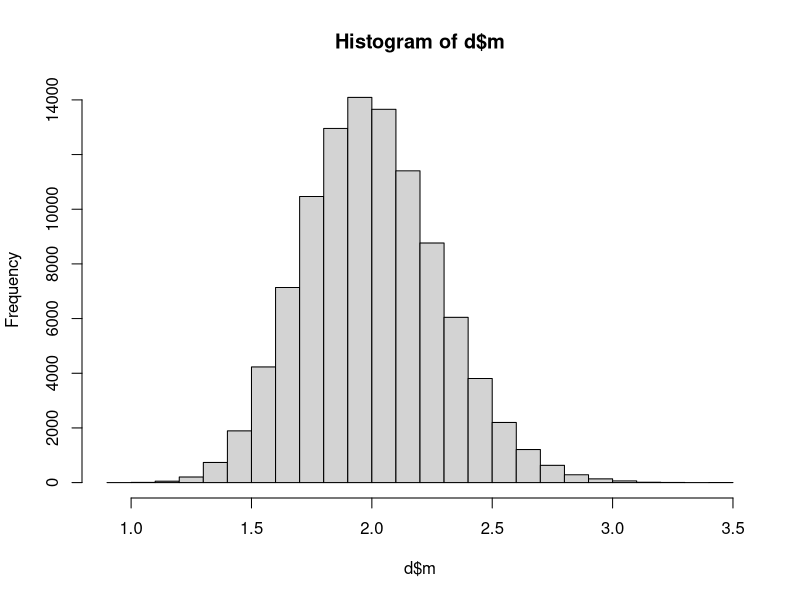
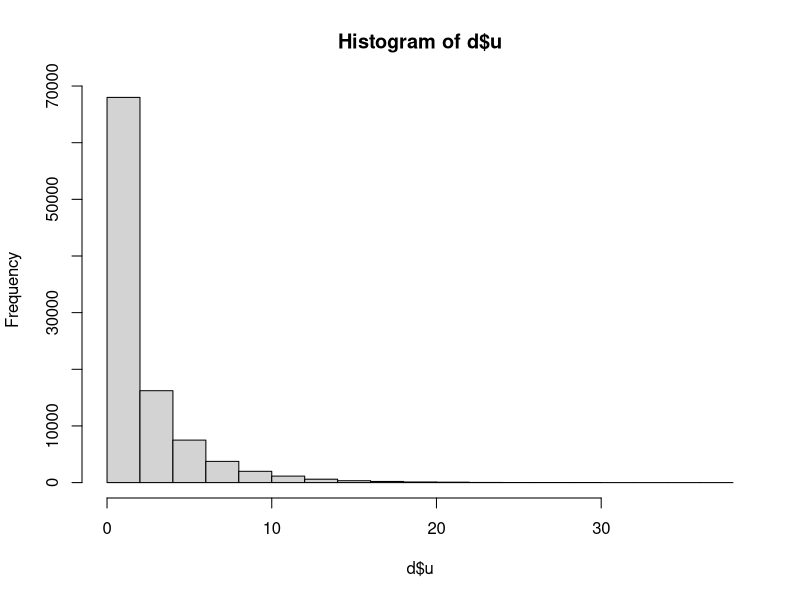
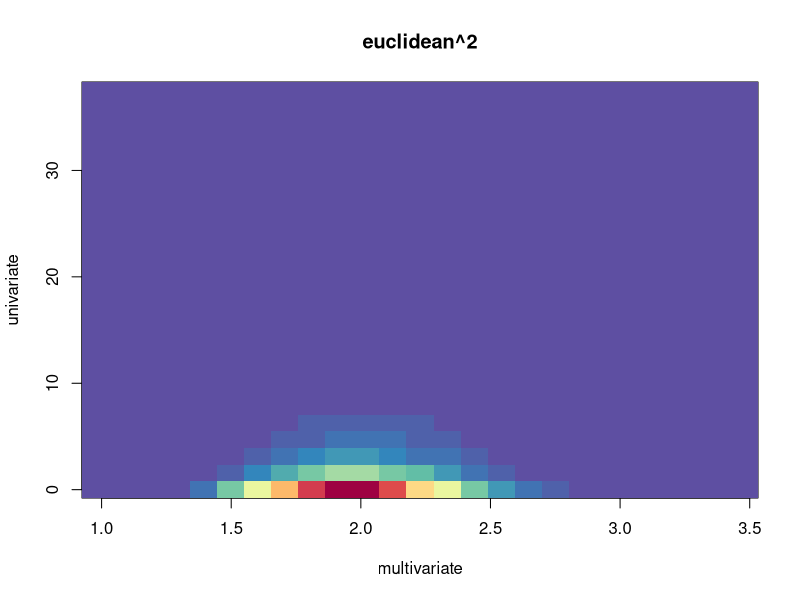
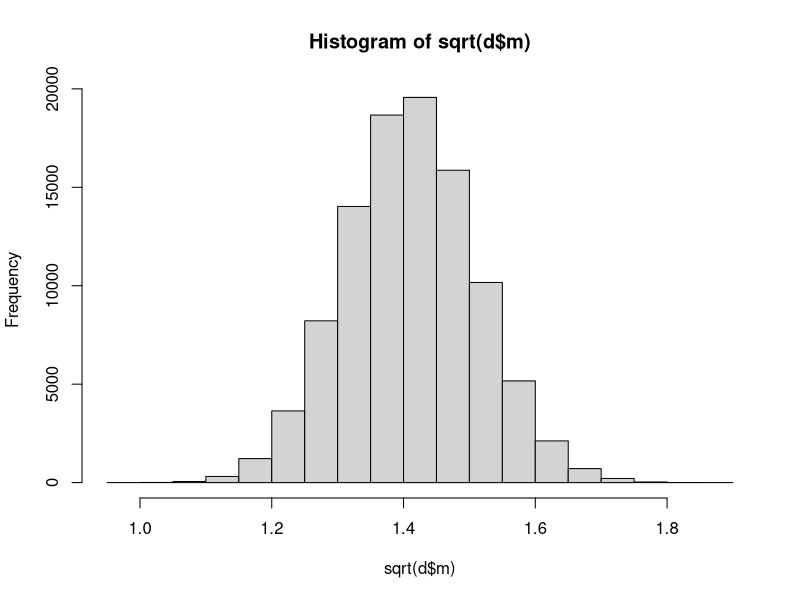
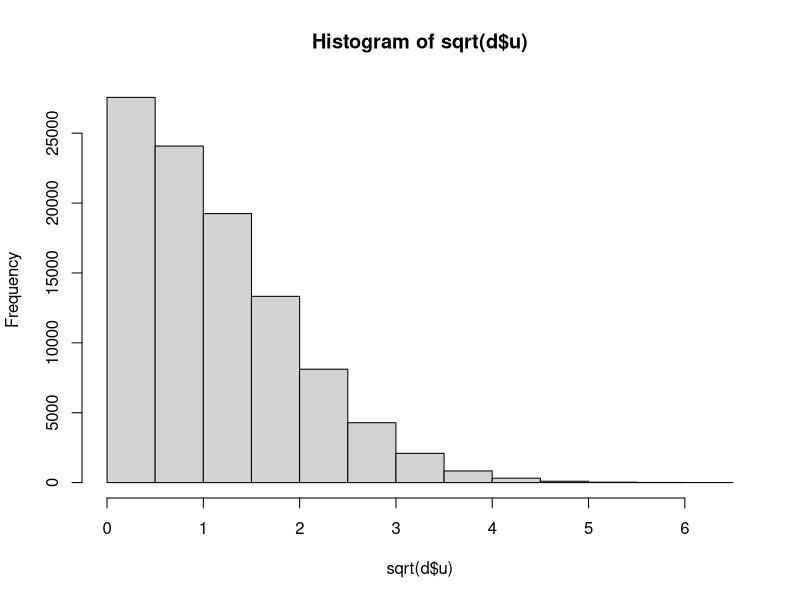
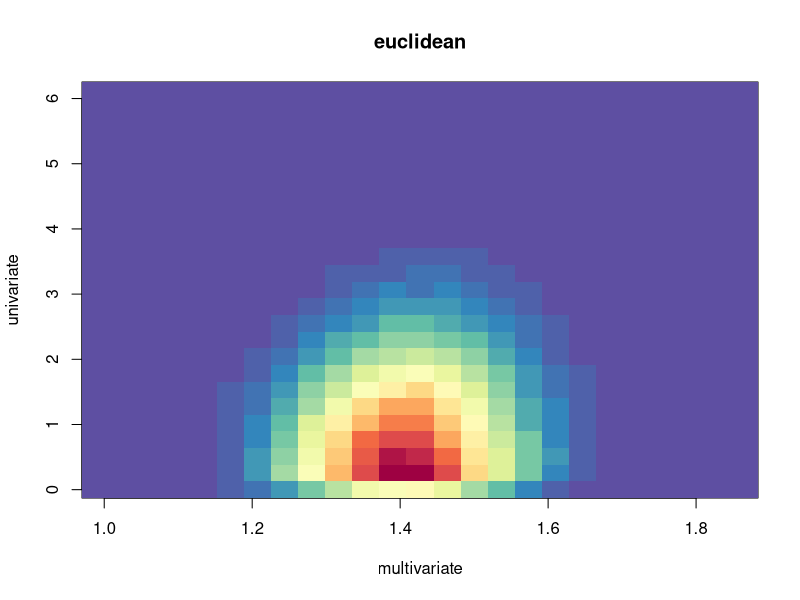
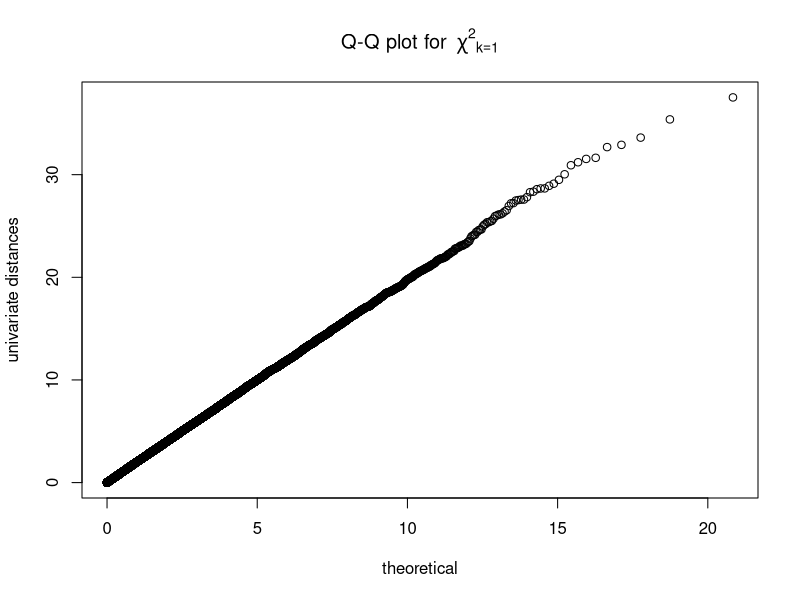
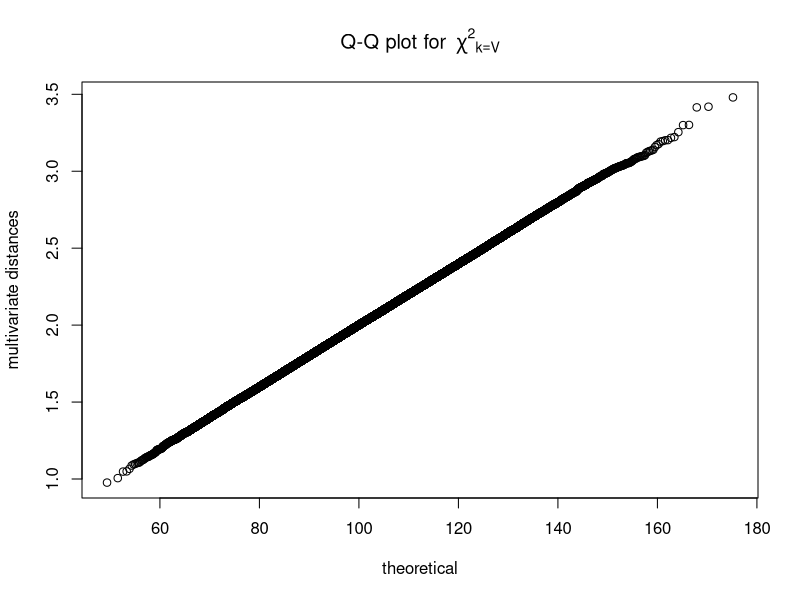

Here is the R script that generated these plots, in order: (Note: a time limit stopped this script after it produced the figures.)
## ---- chunk 1
knitr::opts_chunk$set(cache = TRUE)

library(knitr)
library(MASS)
library(RColorBrewer)

euclidean2 <- function(x, y) sum((x - y)^2)  ## squared euclidean distance; works on vectors


pdist2 <- function(A,B) {
  
  ## this function works on matrices A and B.
  ## A and B should be matrices with subjects as rows and vertices as columns.
  ## A and B should be from separate folds (i.e., "test" and "retest" or "run1" and "run2").
  
  ## this function computes the squared euclidean distances between each row of A and each row of B.
  ## the output is therefore a matrix of size nrow(A)*nrow(B), i.e., n_subjects * n_subjects.
  
  ## this is an efficient implementation of the pdist::pdist function.
  ## see links for more information:
  ## https://www.r-bloggers.com/2013/05/pairwise-distances-in-r/
  ## https://blog.smola.org/post/969195661/in-praise-of-the-second-binomial-formula
  
  
  an = apply(A, 1, function(rvec) crossprod(rvec,rvec))
  bn = apply(B, 1, function(rvec) crossprod(rvec,rvec))
  
  m = nrow(A)
  n = nrow(B)
  
  tmp = matrix(rep(an, n), nrow=m) 
  tmp = tmp +  matrix(rep(bn, m), nrow=m, byrow=TRUE)
  
  tmp - 2 * tcrossprod(A,B)  ## squared euclidean distance
  
}


idi <- function(x) {
  
  ## this function works on square distance matrices, and computes the "intersubject discrimination index".
  ## it subtracts the mean diagonal from the mean of the off diagonals.
  
  lower <- x[lower.tri(x)]
  upper <- x[upper.tri(x)]
  diagonal <- diag(x)
  
  mean(c(lower, upper)) - mean(diagonal)
  
}


n_sim <- 1E5  ## number replicates
V <- 100  ## number voxels
S <- 55  ## number subjects


rf <- colorRampPalette(rev(brewer.pal(11, 'Spectral')))  ## for palette
r <- rf(32)

## ---- chunk 2

d <- as.data.frame(matrix(NA, ncol = 2, nrow = n_sim))
names(d) <- c("m", "u")

for (ii in 1:n_sim) {

  x <- rnorm(V)
  y <- rnorm(V)
  
  d$m[ii] <- euclidean2(x, y) / V  ## multivariate distance
  d$u[ii] <- euclidean2(sum(x), sum(y)) / V  ## univariate distance
  
}

## ---- chunk 3

colMeans(d)
apply(d, 2, var)
t.test(d$m, d$u, paired = TRUE)$statistic

hist(d$m)
hist(d$u)


kernel_d2 <- kde2d(d$m, d$u)
image(kernel_d2, col = r, main = "euclidean^2", xlab = "multivariate", ylab = "univariate")

## ---- chunk 4

colMeans(sqrt(d))
t.test(sqrt(d$m), sqrt(d$u), paired = TRUE)$statistic

hist(sqrt(d$m))
hist(sqrt(d$u))
apply(sqrt(d), 2, var)

kernel_d <- kde2d(sqrt(d$m), sqrt(d$u))
image(kernel_d, col = r, main = "euclidean", xlab = "multivariate", ylab = "univariate")

## ---- chunk 5

qqplot(
  qchisq(ppoints(n_sim), df = 1), 
  d$u, 
  main = expression("Q-Q plot for" ~~ {chi^2}[k == 1]),
  xlab = "theoretical",
  ylab = "univariate distances"
  )

qqplot(
  qchisq(ppoints(n_sim), df = V), 
  d$m, 
  main = expression("Q-Q plot for" ~~ {chi^2}[k == V]),
  xlab = "theoretical",
  ylab = "multivariate distances"
  )


## ---- chunk 6

d_univ <- as.data.frame(matrix(NA, ncol = 2, nrow = n_sim))
names(d_univ) <- c("m", "u")

for (ii in 1:n_sim) {

  x <- rnorm(V)
  y <- rnorm(V, mean = 10)
  
  d_univ$m[ii] <- euclidean2(x, y) / V  ## multivariate distance
  d_univ$u[ii] <- euclidean2(sum(x), sum(y)) / V  ## univariate distance
  
}

## ---- chunk 7

colMeans(d_univ)
apply(d_univ, 2, var)
t.test(d_univ$m, d_univ$u, paired = TRUE)$statistic

hist(d_univ$m)
hist(d_univ$u)

kernel_d2_univ <- kde2d(d_univ$m, d_univ$u)
image(kernel_d2_univ, col = r, main = "euclidean^2", xlab = "multivariate", ylab = "univariate")

## ---- chunk 8

d_multiv <- as.data.frame(matrix(NA, ncol = 2, nrow = n_sim))
names(d_multiv) <- c("m", "u")

for (ii in 1:n_sim) {

  x <- rnorm(V) + (V:1 - mean(1:V))/10  ## pattern across vertices, but across-voxel mean of 0
  y <- rnorm(V) + (1:V - mean(1:V))/10  ## opposite pattern
  
  d_multiv$m[ii] <- euclidean2(x, y) / V  ## multivariate distance
  d_multiv$u[ii] <- euclidean2(sum(x), sum(y)) / V  ## univariate distance
  
}

## ---- chunk 9

colMeans(d_multiv)
apply(d_multiv, 2, var)
t.test(d_multiv$m, d_multiv$u, paired = TRUE)$statistic

hist(d_multiv$m)
hist(d_multiv$u)

kernel_d2_multiv <- kde2d(d_multiv$m, d_multiv$u)
image(kernel_d2_multiv, col = r, main = "euclidean^2", xlab = "multivariate", ylab = "univariate")

## ---- chunk 10

d <- as.data.frame(matrix(NA, ncol = 2, nrow = n_sim))
names(d) <- c("m", "u")

for (ii in 1:n_sim) {

  X <- matrix(rnorm(V*S), nrow = S)
  Y <- matrix(rnorm(V*S), nrow = S)
  
  X_bar <- cbind(rowSums(X))  ## across-vertex sum
  Y_bar <- cbind(rowSums(Y))
  
  M <- pdist2(X, Y)  ## multivariate distance
  U <- pdist2(X_bar, Y_bar) ## univariate distance
  
  d$m[ii] <- idi(M)  ## mIDI
  d$u[ii] <- idi(U)  ## uIDI

}


## ---- chunk 11

colMeans(d)
apply(d, 2, var)
apply(d, 2, function(x) t.test(x)$statistic)
apply(d, 2, function(x) wilcox.test(x)$p.value)
t.test(d$m, d$u, paired = TRUE)$statistic
wilcox.test(d$m, d$u, paired = TRUE)$p.value

hist(d$m)
hist(d$u)

kernel_d2 <- kde2d(d$m, d$u)
image(kernel_d2, col = r, main = "euclidean^2", xlab = "multivariate", ylab = "univariate")
